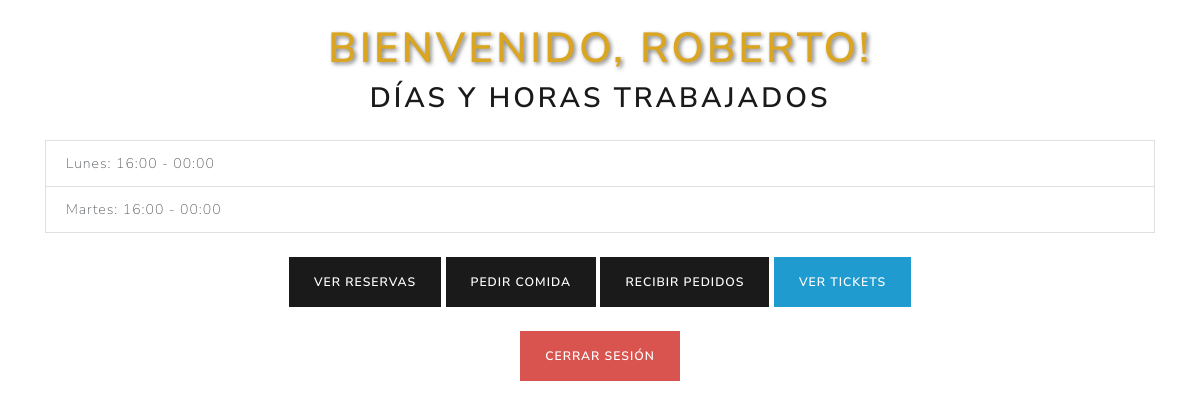
The page /user/8 (signed in) on the database its author committed.
### tables this page shows
CREATE TABLE Usuarios (
                id INTEGER PRIMARY KEY AUTOINCREMENT,
                nombre_usuario TEXT NOT NULL UNIQUE,
                contraseña TEXT NOT NULL,
                nombre TEXT NOT NULL,
                rango TEXT NOT NULL,
                lunes INTEGER DEFAULT 0,
                martes INTEGER DEFAULT 0,
                miercoles INTEGER DEFAULT 0,
                jueves INTEGER DEFAULT 0,
                viernes INTEGER DEFAULT 0,
                sabado INTEGER DEFAULT 0,
                domingo INTEGER DEFAULT 0,
                lunes_inicio TEXT,
                lunes_fin TEXT,
                martes_inicio TEXT,
                martes_fin TEXT,
                miercoles_inicio TEXT,
                miercoles_fin TEXT,
                jueves_inicio TEXT,
                jueves_fin TEXT,
                viernes_inicio TEXT,
                viernes_fin TEXT,
                sabado_inicio TEXT,
                sabado_fin TEXT,
                domingo_inicio TEXT,
                domingo_fin TEXT
            );

### main.py (the view)
@app.route('/user/<int:user_id>', methods=['GET', 'POST'])
def user_page(user_id):
    if 'username' not in session or session['user_id'] != user_id:
        flash('Acceso no autorizado', 'danger')
        return redirect(url_for('login'))
    usuario = obtener_usuario_por_id(user_id)  # Cambia a obtener_usuario_por_id para usar el ID.
    if not usuario:
        flash('Usuario no encontrado.', 'danger')
        return redirect(url_for('login'))
    dias_trabajo = [
        {
            'dia': dia.capitalize(),
            'hora_inicio': usuario[f'{dia}_inicio'],
            'hora_fin': usuario[f'{dia}_fin']
        }
        for dia in ['lunes', 'martes', 'miercoles', 'jueves', 'viernes', 'sabado', 'domingo']
        if usuario[dia]
    ]
    return render_template('user_page.html', usuario=usuario, dias_trabajo=dias_trabajo)

### db.py (called while the page is built)
@contextmanager
def get_db():
    db = SessionLocal()
    try:
        yield db
    finally:
        db.close()

### templates/user_page.html (shortened to what this page needs)
<!DOCTYPE html>
<html lang="es">
<head>
    <link href="https://cdn.jsdelivr.net/npm/bootswatch@4.5.2/dist/lux/bootstrap.min.css" rel="stylesheet">
    <link rel="stylesheet" type="text/css" href="{{ url_for('static', filename='main.css') }}">
</head>
<body>
    <div class="container mt-4">
        <h1 class="text-center">Bienvenido, {{ usuario['nombre_usuario'] }}!</h1>
        <h2 class="text-center mb-4">Días y Horas Trabajados</h2>
        <ul class="list-group mb-4">
            {% for dia in dias_trabajo %}
                <li class="list-group-item">{{ dia['dia'] }}: {{ dia['hora_inicio'] }} - {{ dia['hora_fin'] }}</li>
            {% endfor %}
        </ul>
        <div class="text-center mb-4">
            <a href="{{ url_for('admin_reservas') }}" class="btn btn-primary">Ver Reservas</a>
            {% if usuario['rango'] == 'camarero' %}
                <a href="{{ url_for('numero_mesa') }}" class="btn btn-primary">Pedir Comida</a>
                <a href="{{ url_for('ver_tickets') }}" class="btn btn-info">Ver Tickets</a>
            {% elif usuario['rango'] == 'cocina' %}
                <a href="{{ url_for('recibir_pedidos') }}" class="btn btn-primary">Recibir Pedidos</a>
            {% elif usuario['rango'] == 'encargado' %}
                <a href="{{ url_for('numero_mesa') }}" class="btn btn-primary">Pedir Comida</a>
                <a href="{{ url_for('recibir_pedidos') }}" class="btn btn-primary">Recibir Pedidos</a>
                <a href="{{ url_for('ver_tickets') }}" class="btn btn-info">Ver Tickets</a>
            {% endif %}
        </div>
        <div class="text-center mb-4">
            <a href="{{ url_for('logout') }}" class="btn btn-danger">Cerrar sesión</a>
        </div>
    </div>
</body>
</html>

### static/main.css (style rules this page uses)
h1 { font-size: 3em; color: #DAA520; text-shadow: 2px 2px 4px rgba(0, 0, 0, 0.5); }

### rows shown on the page
Usuarios: nombre_usuario "ROBERTO", dia "Lunes", hora_inicio "16:00", hora_fin "00:00", dia "Martes"
